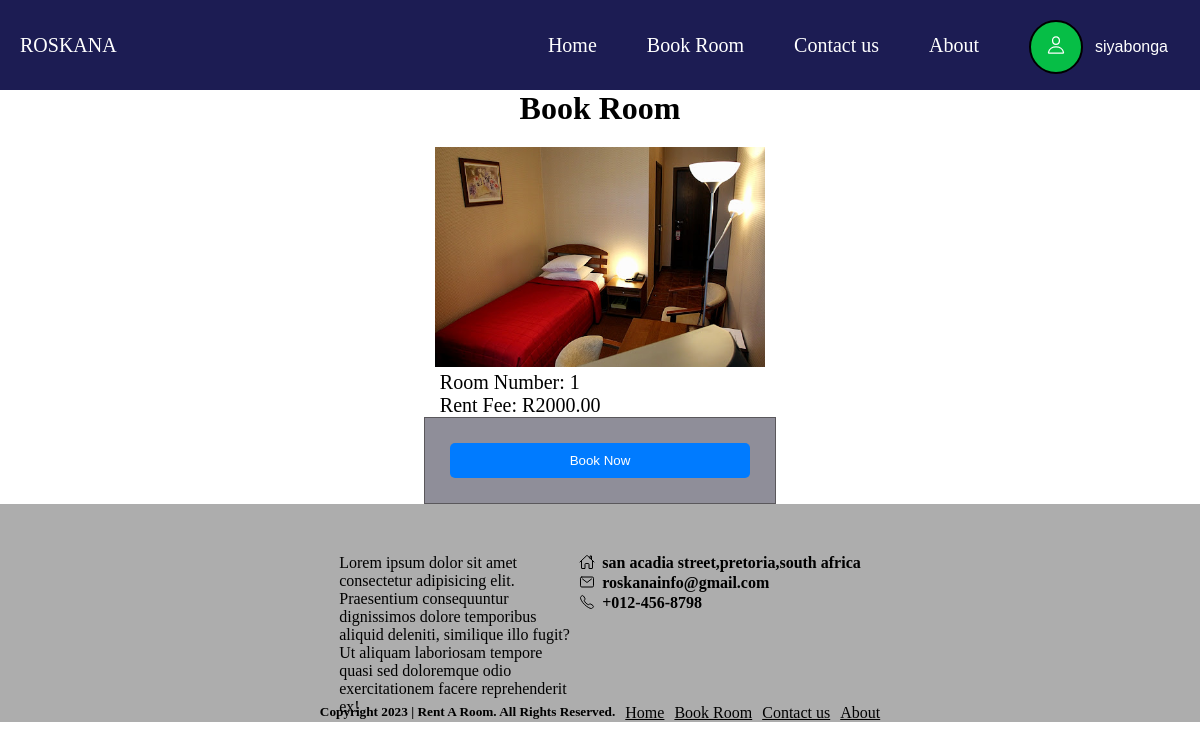
Screenshot of /room/1/book/ (signed in) with the database file from the repository.
### apartmentApp/models.py (models this page shows, shortened)
class Room(models.Model):
    property = models.ForeignKey(Property, related_name='rooms', on_delete=models.CASCADE)
    room_number = models.CharField(max_length=50)
    room_type = models.CharField(max_length=100)
    occupancy = models.PositiveIntegerField(default=0)
    bed_type = models.CharField(max_length=100)
    rent_fee = models.DecimalField(max_digits=10, decimal_places=2)
    is_available = models.BooleanField(default=True)
    room_image = models.ImageField(upload_to='rooms/')
    number_of_bathrooms = models.PositiveIntegerField(default=1)
    number_of_kitchens = models.PositiveIntegerField(default=1)
    property_num_bed_Rooms = models.PositiveIntegerField(default=1)
    property_numPeopleCurrent = models.PositiveIntegerField(default=0)
    amenities = models.ManyToManyField(Amenity)
    features = models.ManyToManyField(Feature)
    class Meta:
        unique_together = ('property', 'room_number')

### apartmentApp/views.py (the view)
# urls.py: path('room/<int:room_id>/book/', views.book_room, name='book_room'),
@login_required
def book_room(request, room_id):
    room = Room.objects.get(id=room_id)
    user_bookings = Booking.objects.filter(user=request.user)
    if user_bookings.exists():
        return redirect('apartName:booking_error')  # Redirect to an error page or display a message
    if request.method == 'POST':
        form = BookingForm(request.POST)
        if form.is_valid():
            user = request.user
            room_number = room.room_number
            room_fee = room.rent_fee
            booking = Booking(user=user, room=room, room_number=room_number, room_fee=room_fee)
            booking.save()
            return redirect('apartName:booking_success')  # Redirect to a success page after booking
    else:
        form = BookingForm()
    return render(request, 'apartmentApp/book_room.html', {'form': form, 'room': room})

### templates/apartmentApp/book_room.html (shortened to what this page needs)
{% extends 'apartmentApp/base.html' %}
{% block content %}
<div class="" style="display: flex; align-items: center; justify-content: center;">
<div class="">
    <h1>Book Room</h1>
    <img src="{{ room.room_image.url }}" alt="" style="max-height: 220px; width: auto;">
    <h3>Room Number: {{ room.room_number }}</h3>
    <h3>Rent Fee: R{{ room.rent_fee }}</h3>
</div>
</div>
<form method="post">
    <button type="submit">Book Now</button>
</form>
{% endblock %}

### templates/apartmentApp/base.html (shortened to what this page needs)
<!DOCTYPE html>
{% load static %}
<html lang="en">
<head>
    <link rel="stylesheet"  href="{% static 'css/style.css'%}">
</head>
<body>
    <div class="header">
        <div class="logo">ROSKANA</div>
        <ul class="nav">
            <a href="{% url 'apartName:home' %}">Home</a>
            <a href="#">Book Room</a>
            <a href="#">Contact us</a>
            <a href="#">About</a>
        </ul>
        {% if user.is_authenticated %}
        <div class="user">
                <div class="image">
                    {% if user.profile.avatar %}
                    <img src="{{ user.profile.avatar.url }}" alt="Avatar">
                    {% else %}
                    <span><ion-icon name="person-outline"></ion-icon></span>
                    {% endif %}
                </div>
            </div>
            <div class="dropdown">
                <div class="profile">
                    <button class="dropbtn" onclick="toggleDropdown()">{{ user.username }}</button>
                </div>
            </div>
        {% endif %}
    </div>
    {% block content %}
    {% endblock %}
    <div class="footer">
        <div class="about">
            <p>Lorem ipsum dolor sit amet consectetur adipisicing elit. Praesentium consequuntur dignissimos dolore temporibus aliquid deleniti, similique illo fugit? Ut aliquam laboriosam tempore quasi sed doloremque odio exercitationem facere reprehenderit ex!</p>
        </div>
        <div class="contacts">
            <div class="num1">
                <span><ion-icon name="home-outline"></ion-icon></span>
                <h4>san acadia street,pretoria,south africa</h4>
            </div>
            <div class="num1">
                <span><ion-icon name="mail-outline"></ion-icon></span>
                <h4>roskanainfo@gmail.com</h4>
            </div>
            <div class="num1">
                <span><ion-icon name="call-outline"></ion-icon></span>
                <h4>+012-456-8798</h4>
            </div>
        </div>
    </div>
    <div class="statubar">
        <h5>Copyright 2023 | Rent A Room. All Rights Reserved.</h5>
        <a href="#">Home</a>
        <a href="#">Book Room</a>
        <a href="#">Contact us</a>
        <a href="#">About</a>
    </div>
</body>
</html>

### static/css/style.css (style rules this page uses)
* { padding: 0px; margin: 0px; }
.header { background: rgb(28, 28, 83); height: 50px; padding: 20px; font-size: 20px; color: white; display: flex; }
.user { display: flex; align-content:center; }
.logo { display: flex; align-items: center; }
.nav a { text-decoration: none; margin-right: 50px; color: white; margin-left: auto; }
.nav { margin-left: auto; display: flex; align-items: center; }
.image { border-radius: 50px; width: 50px; height: 50px; border: 2px solid black; display: flex; justify-content: center; align-items: center; background: rgb(6, 190, 70); overflow: hidden; }
h3 { margin-left:5px; }
.footer { display: flex; padding-bottom: 50px; padding-top: 50px; height: 100px; justify-content: center; background-color:rgba(128, 128, 128, 0.646); }
.about { width: 20%; }
.about p { text-align: start; }
.num1 { display: flex; }
.num1 h4 { margin-left: 7px; }
.statubar { display: flex; justify-content: center; background-color:rgba(128, 128, 128, 0.646); }
.statubar a { text-decoration: underline; margin-left: 10px; display: flex; color:black; }
.bedrooms,.roomates,.bathrooms,.kitchen,h3 { font-size: 20px; font-weight: 100; }
img { width: 100%; height: 100%; max-width: 100%; max-height: 400px; }
form { width: 300px; margin: 0 auto; }
button[type="submit"] { width: 100%; padding: 10px; background-color: #007bff; color: #fff; border: none; border-radius: 5px; cursor: pointer; }
form { width: 300px; margin: 0 auto; border: 1px solid rgba(52, 48, 48, 0.585); padding: 25px; background: rgba(25, 24, 46, 0.486); backdrop-filter: blur(50px); }
h1 { text-align: center; margin-bottom: 20px; }
.dropdown { position: relative; display: inline-block; margin-top: 0px; margin-right: 0px; }
.dropdown .dropbtn { padding: 12px; font-size: 16px; border: none; cursor: pointer; background: transparent; color: white; }
.dropbtn { margin-top: 6px; padding: 10px; font-size: 20px; }
.profile { display: flex; align-items:center; }

### rows the page displays
Room: room_image (picture), room_number "1", rent_fee "2000.00"

### other values shown
{{ user.username }} "siyabonga"
